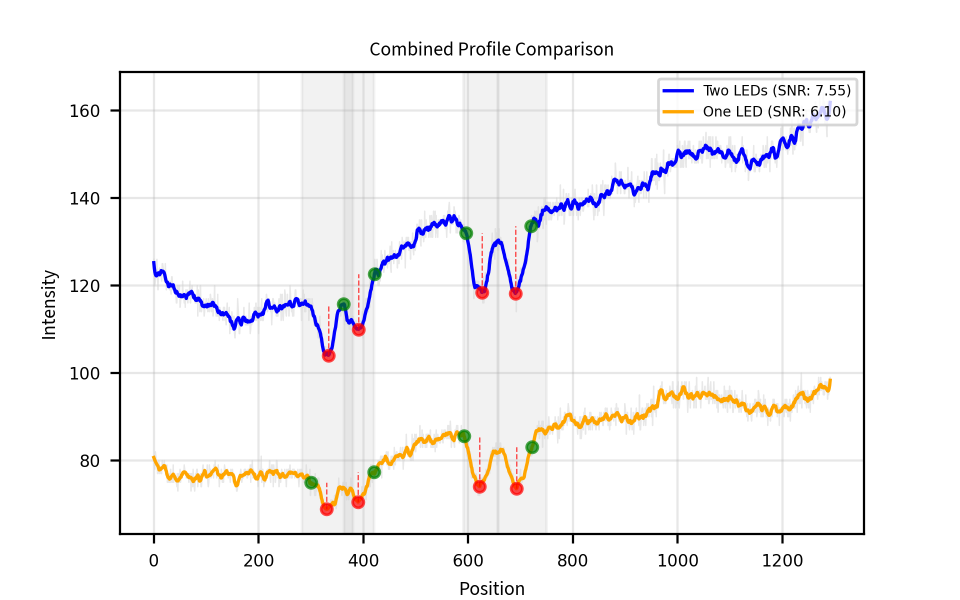
#> input picture docs/methods_plots/combined_profile_analysis.png, 1920 x 1200 px, given in place of rightpng.png, which was not available (shown at 1/2 size)
$ python compare_leds.py
#> lines starting #> are read from the running program, lines starting #| are printed output that depends on the picture; pictures that were not available may be replaced by others from this repository, and a replacement may not be noted
### src/config.py
import os
import platform
from matplotlib.font_manager import FontProperties


MANUSCRIPT_COLORS = {
    'control': '#1f77b4',
    'diabetes': '#ff7f0e',
    'hypertension': '#d62728',
    'age': '#1f77b4',
    'bp': '#2ca02c',
    'sex': '#674F92',
    'disease': '#00CED1',
}

MANUSCRIPT_PLOT_STYLE = {
    'pdf.fonttype': 42,
    'ps.fonttype': 42,
    'font.size': 10,
    'axes.titlesize': 12,
    'axes.labelsize': 10,
    'xtick.labelsize': 10,
    'ytick.labelsize': 10,
    'legend.fontsize': 8,
    'lines.linewidth': 0.5,
    'axes.linewidth': 0.5,
    'grid.linewidth': 0.3,
}

MANUSCRIPT_BOX_STYLE = {
    'figsize_single': (2.4, 2.0),
    'box_width': 0.6,
    'point_jitter_sd': 0.04,
    'point_alpha': 0.4,
    'point_size': 15,
    'point_color': 'black',
    'dpi': 300,
}


# [22 lines left out: functions apply_manuscript_plot_style, save_manuscript_figure, not called in this run]


def get_paths():
    """Get system-specific paths based on hostname.

    Returns:
        dict: Dictionary containing paths for the current system
    """
    hostname = platform.node()

    computer_paths = {
        "LAPTOP-I5KTBOR3": {
            'cap_flow': 'C:\\Users\\gt8ma\\capillary-flow',
            'downloads': 'C:\\Users\\gt8ma\\Downloads'
        },
        "Quake-Blood": {
            'cap_flow': "C:\\Users\\gt8mar\\capillary-flow",
            'downloads': 'C:\\Users\\gt8mar\\Downloads'
        },
        "Clark-": {
            'cap_flow': "C:\\Users\\ejerison\\capillary-flow",
            'downloads': 'C:\\Users\\ejerison\\Downloads'
        },
        "Clark-qua-tr-5": {
            'cap_flow': "C:\\Users\\Luke\\capillary-flow",
            'downloads': 'C:\\Users\\Luke\\Downloads'
        },
        "Olric": {
            'cap_flow': "C:\\Users\\Marcus\\capillary-flow",
            'downloads': 'C:\\Users\\Marcus\\Downloads'
        },
    }

    default_paths = {
        'cap_flow': "/hpc/projects/capillary-flow",
        'downloads': "/home/downloads"
    }

    # Determine paths based on hostname
    paths = computer_paths.get(hostname, default_paths)

    # Add derived paths
    paths['frog_dir'] = os.path.join(paths['cap_flow'], "frog")
    paths['frog_analysis'] = os.path.join(paths['frog_dir'], "radial-analysis")
    paths['frog_results'] = os.path.join(paths['frog_dir'], "results")
    paths['frog_segmented'] = os.path.join(paths['frog_dir'], "segmented")

    # Create directories if they don't exist
    for path_name, path in paths.items():
        if path_name.endswith('_analysis') or path_name.endswith('_segmented') or path_name.endswith('_results'):
            os.makedirs(path, exist_ok=True)

    return paths

# Export paths directly for easier imports
PATHS = get_paths()

# source sans loader:
def load_source_sans():
    """Load Source Sans font from downloads directory.

    Returns:
        FontProperties: Font properties for Source Sans
"""
 # Try to use Source Sans font if available, otherwise use default
    try:
        source_sans = FontProperties(fname=os.path.join(PATHS['downloads'], 'Source_Sans_3\\static\\SourceSans3-Regular.ttf'))
    except:
        print("Source Sans font not found, using default font")
        source_sans = None
    return source_sans

### src/analysis/compare_leds.py
import os
import numpy as np
from scipy.stats import pearsonr
from skimage.metrics import structural_similarity as ssim
import matplotlib.pyplot as plt
import cv2
from matplotlib.font_manager import FontProperties

# Import paths from config
from src.config import PATHS, load_source_sans

source_sans = load_source_sans()

# [1027 lines left out: functions compare_images, compare_line_profiles, calculate_image_metrics, analyze_image_quality, old_method, analyze_line_profile_quality and 3 more, not called in this run]

def calculate_valley_snr(profile1, profile2, window_size=15, names=('Two LEDs', 'One LED')):
    """
    Calculate SNR based on valley depths divided by noise, with separate plots for each profile.
    Specifically designed to find 4 valleys in the profiles and calculate their depths and SNR.

    Parameters:
    profile1, profile2 (numpy.ndarray): 1D arrays containing line profile data
    window_size (int): Size of the window for smoothing (must be odd)
    names (tuple): Names of the profiles for labeling

    Returns:
    tuple: Dictionaries containing SNR metrics for each profile
    """
    # Load font using config helper function
    source_sans = load_source_sans()

    plt.rcParams.update({
        'pdf.fonttype': 42, 'ps.fonttype': 42,
        'font.size': 7, 'axes.labelsize': 7,
        'xtick.labelsize': 6, 'ytick.labelsize': 6,
        'legend.fontsize': 5, 'lines.linewidth': 0.5
    })

    # Ensure window size is odd
    if window_size % 2 == 0:
        window_size += 1

    # Function to process a single profile
    def process_profile(profile, name):
        # Apply smoothing using Savitzky-Golay filter
        from scipy.signal import savgol_filter
        smoothed_profile = savgol_filter(profile, window_size, 3)  # window size, polynomial order

        # Calculate residuals (noise)
        residuals = profile - smoothed_profile
        noise_power = np.std(residuals)

        # Find valleys in the smoothed profile
        from scipy.signal import find_peaks

        # Invert smoothed profile for valley detection
        inverted_smoothed = np.max(smoothed_profile) - smoothed_profile

        # Define regions of interest based on looking at the profile
        # For One LED profile, we're interested in specific regions
        roi_regions = []
        if name == 'One LED':
            # Define specific regions to look for valleys based on visual inspection
            roi_regions = [(283, 380), (363, 420), (591, 657), (657, 750)]
        elif name == 'Two LEDs':
            # Define regions for the Two LEDs profile
            roi_regions = [(283, 380), (363, 420), (591, 657), (657, 750)]

        # Set parameters for valley detection
        prominence = np.std(inverted_smoothed) * 0.5  # TODO Lower prominence to catch more valleys
        width = 3  # Minimum width for valleys
        distance = 20  # Reduced distance to allow closer valleys

        # Find peaks in inverted profile (valleys in original)
        valleys, valley_properties = find_peaks(inverted_smoothed,
                                    prominence=prominence,
                                    width=width,
                                    distance=distance)

        # Use regions of interest to refine valley detection
        if roi_regions:
            roi_valleys = []

            # Find valleys in each ROI
            for start, end in roi_regions:
                # Ensure we're within valid array bounds
                start = max(0, min(start, len(smoothed_profile)-1))
                end = max(0, min(end, len(smoothed_profile)-1))

                # Get segment of inverted profile in this ROI
                roi_segment = inverted_smoothed[start:end]

                # Find local peaks within this segment
                # Use lower prominence for focused detection
                local_prominence = np.std(roi_segment) * 0.3
                local_peaks, _ = find_peaks(roi_segment,
                                          prominence=local_prominence,
                                          width=width)

                # Convert local indices to global
                local_peaks = local_peaks + start

                # If we found peaks, take the most prominent one
                if len(local_peaks) > 0:
                    # Calculate prominences for these peaks
                    local_prominences = [inverted_smoothed[i] for i in local_peaks]
                    # Take the most prominent peak in this region
                    best_peak = local_peaks[np.argmax(local_prominences)]
                    roi_valleys.append(best_peak)

            # Use ROI valleys if we found any, otherwise keep the original valleys
            if roi_valleys:
                valleys = np.array(sorted(roi_valleys))

        # If we found more or fewer than expected valleys, adjust accordingly
        if len(valleys) != 4:
            print(f"Found {len(valleys)} valleys in {name}, expected 4.")

            # If we found more valleys, keep the 4 most prominent
            if len(valleys) > 4:
                prominences = valley_properties['prominences']
                idx = np.argsort(prominences)[::-1]  # Descending order
                valleys = valleys[idx[:4]]  # Keep top 4

            # If we found fewer, we'll work with what we have

        # Calculate valley maximums (local baseline for each valley)
        valley_maxs = []
        valley_depths = []
        valley_baseline_indices = []

        for i, valley_idx in enumerate(valleys):
            # Look for local maximum before and after the valley
            # Define search regions (±30 points or until next/previous valley)
            left_limit = max(0, valley_idx - 30)
            right_limit = min(len(smoothed_profile) - 1, valley_idx + 30)

            # Adjust limits based on neighboring valleys
            if i > 0:
                prev_valley = valleys[i-1]
                left_limit = max(left_limit, (prev_valley + valley_idx) // 2)
            if i < len(valleys) - 1:
                next_valley = valleys[i+1]
                right_limit = min(right_limit, (next_valley + valley_idx) // 2)

            # Get profile segment around valley
            left_segment = smoothed_profile[left_limit:valley_idx]
            right_segment = smoothed_profile[valley_idx+1:right_limit+1]

            # Find local maximums (baseline) on left and right
            if len(left_segment) > 0:
                left_max_idx = left_limit + np.argmax(left_segment)
            else:
                left_max_idx = left_limit

            if len(right_segment) > 0:
                right_max_idx = valley_idx + 1 + np.argmax(right_segment)
            else:
                right_max_idx = right_limit

            # Use higher of the two maximums as baseline
            left_max = smoothed_profile[left_max_idx]
            right_max = smoothed_profile[right_max_idx]

            if left_max >= right_max:
                baseline_idx = left_max_idx
                baseline = left_max
            else:
                baseline_idx = right_max_idx
                baseline = right_max

            # Calculate valley depth
            valley_depth = baseline - smoothed_profile[valley_idx]

            valley_maxs.append(baseline)
            valley_depths.append(valley_depth)
            valley_baseline_indices.append(baseline_idx)

        # Calculate SNR for each valley
        valley_snrs = [depth / noise_power for depth in valley_depths]

        # Mean values
        mean_depth = np.mean(valley_depths) if valley_depths else 0
        mean_snr = np.mean(valley_snrs) if valley_snrs else 0

        # Create plot
        plt.figure(figsize=(4.8, 3.0))
        x = np.arange(len(profile))

        # Plot original and smoothed profiles
        plt.plot(x, profile, label='Original Profile', alpha=0.7, color='lightgray')
        plt.plot(x, smoothed_profile, label='Smoothed Profile', linewidth=1.5, color='blue')

        # Mark valleys
        plt.plot(valleys, smoothed_profile[valleys], 'ro', markersize=5, label='Valley Minimums')

        # Mark baseline points for each valley
        plt.plot(valley_baseline_indices, [smoothed_profile[idx] for idx in valley_baseline_indices],
                'go', markersize=5, label='Valley Baselines')

        # Draw lines showing valley depths
        for i, (valley_idx, baseline_idx) in enumerate(zip(valleys, valley_baseline_indices)):
            plt.plot([valley_idx, valley_idx],
                    [smoothed_profile[valley_idx], smoothed_profile[baseline_idx]],
                    'r--', linewidth=0.8)

            # # Add text showing SNR
            # plt.text(valley_idx, smoothed_profile[valley_idx] - 2,
            #         f"SNR: {valley_snrs[i]:.1f}", fontsize=10, ha='center',
            #         bbox=dict(facecolor='white', alpha=0.7, edgecolor='none'))

        # Highlight ROI regions
        for i, (start, end) in enumerate(roi_regions):
            if start < len(profile) and end < len(profile):
                plt.axvspan(start, end, alpha=0.1, color='gray')

        # Apply title and labels
        if source_sans:
            plt.title(f'{name} Profile: Valley Analysis', fontproperties=source_sans)
            plt.xlabel('Position', fontproperties=source_sans)
            plt.ylabel('Intensity', fontproperties=source_sans)
        else:
            plt.title(f'{name} Profile: Valley Analysis')
            plt.xlabel('Position')
            plt.ylabel('Intensity')

        plt.grid(True, alpha=0.3)
        plt.legend(loc='best')

        # Save plot
        results_path = os.path.join(PATHS['cap_flow'], 'results')
        snr_path = os.path.join(results_path, 'snr')
        os.makedirs(snr_path, exist_ok=True)
        save_path = os.path.join(snr_path, f'valley_analysis_{name.replace(" ", "_").lower()}.png')
        plt.savefig(save_path, dpi=400)
        plt.close()

        # Print results
        print(f"\n{name} Analysis Results:")
        print(f"Number of valleys detected: {len(valleys)}")
        print(f"Noise level: {noise_power:.4f}")
        print(f"Valley details:")
        for i, (idx, depth, snr) in enumerate(zip(valleys, valley_depths, valley_snrs)):
            print(f"  Valley {i+1} (at position {idx}):")
            print(f"    Depth: {depth:.4f}")
            print(f"    SNR: {snr:.2f}")
        print(f"Mean valley depth: {mean_depth:.4f}")
        print(f"Mean valley SNR: {mean_snr:.2f}")

        return {
            'Valleys': valleys.tolist(),
            'Valley_Depths': valley_depths,
            'Valley_SNRs': valley_snrs,
            'Noise_Power': noise_power,
            'Mean_Depth': mean_depth,
            'Mean_SNR': mean_snr,
            'Baseline_Indices': valley_baseline_indices,
            'Smoothed_Profile': smoothed_profile
        }

    # Process each profile
    results1 = process_profile(profile1, names[0])
    results2 = process_profile(profile2, names[1])

    return results1, results2

# [193 lines left out: functions flatten_background_and_enhance, compare_flattened_profiles, not called in this run]

def main():
    # Use paths from config
    cap_flow_path = PATHS['cap_flow']
    user_path = os.path.dirname(cap_flow_path)
    image_folder = os.path.join(user_path, 'Desktop', 'data', 'calibration', '241213_led_sides')
    image_paths = [os.path.join(image_folder, f) for f in os.listdir(image_folder)]
    # print(image_paths)
    # print(image_paths[0])
    # print(image_paths[1])
    right_image_path = os.path.join(image_folder, 'rightpng.png')
    both_image_path = os.path.join(image_folder, 'bothpng.png')
    right_image = cv2.imread(right_image_path, cv2.IMREAD_GRAYSCALE)
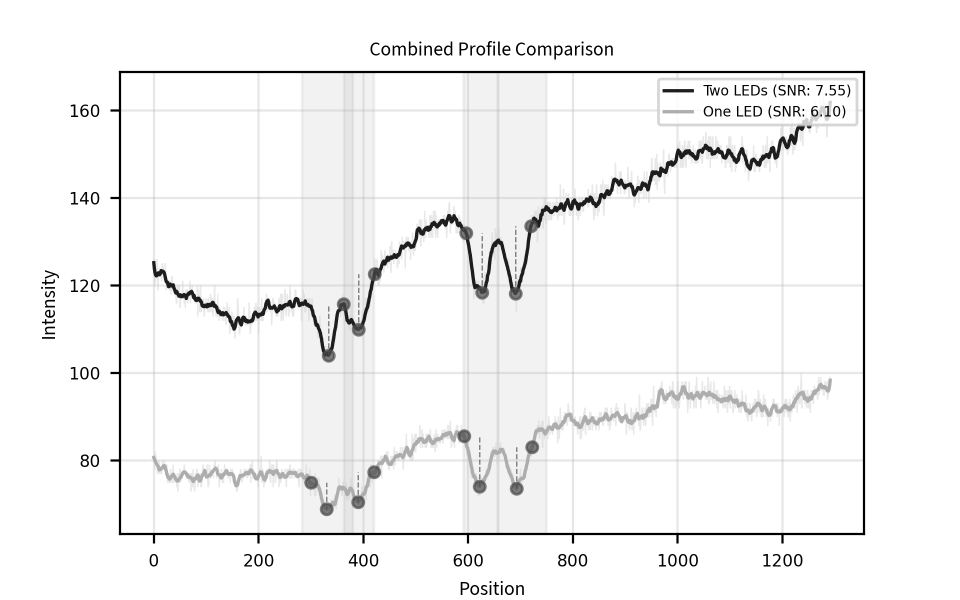
#> right_image: shape (1200, 1920) (shown at 1/2 size); min 0, max 255, mean 244.7
    both_image = cv2.imread(both_image_path, cv2.IMREAD_GRAYSCALE)
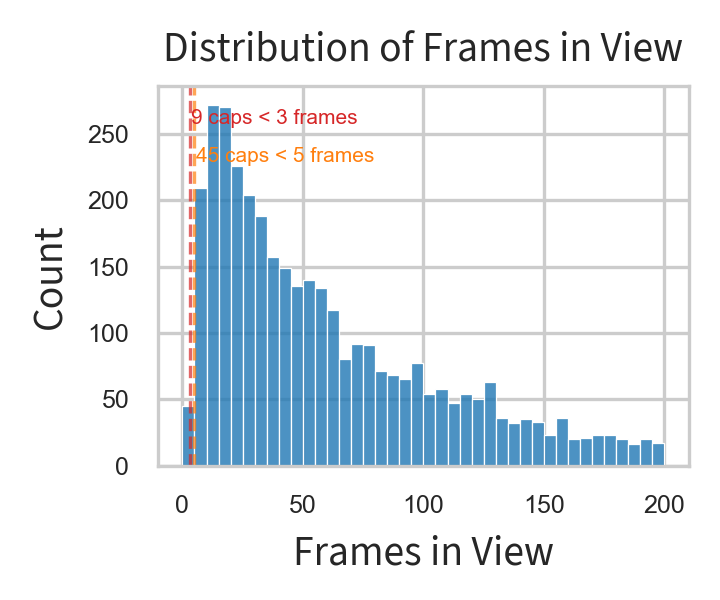
#> input picture docs/methods_plots/frames_in_view_histogram.png, 720 x 600 px, given in place of bothpng.png, which was not available
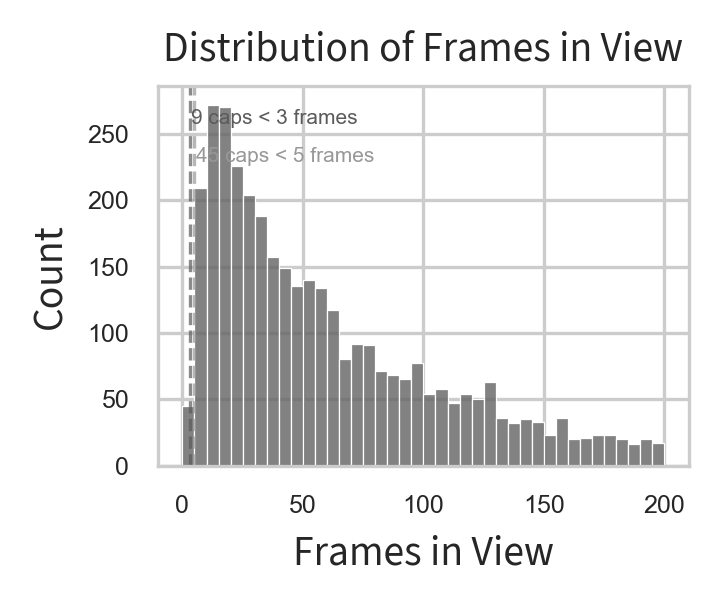
#> both_image: shape (600, 720); min 38, max 255, mean 233.6
    # [13 lines of commented-out code are left out]
    profile1 = both_image[574, 74:-74]
#> profile1 = 572 values from 255 to 255
    profile2 = right_image[634, 0:-148]
#> profile2 = 1772 values, max 255 at index 0, min 0 at index 238, mean 239.8

    # Calculate SNR using valley method - NEW ANALYSIS
    print("\n========== VALLEY-BASED SNR ANALYSIS ==========")
    valley_results1, valley_results2 = calculate_valley_snr(profile1, profile2, window_size=15)
#> in process_profile, `smoothed_profile = savgol_filter(profile, window_size, 3)`: smoothed_profile = 572 values, max 255 at index 7, min 255 at index 0, mean 255
#> in process_profile, `residuals = profile - smoothed_profile`: residuals = 572 values, max 0 at index 0, min -1.76e-12 at index 7, mean -1.72e-12
#> in process_profile, `noise_power = np.std(residuals)`: noise_power = 2.6e-13
#> in process_profile, `inverted_smoothed = np.max(smoothed_profile) - smoothed_profile`: inverted_smoothed = 572 values, max 1.76e-12 at index 0, min 0 at index 7, mean 4.12e-14
#> in process_profile, `prominence = np.std(inverted_smoothed) * 0.5`: prominence = 1.3e-13
#> in process_profile, `valleys, valley_properties = find_peaks(inverted_smoothed, prominence=..`: valleys = empty array; valley_properties = {'prominences': empty array, 'left_bases': empty array, 'right_bases': empty array, 'widths': empty array, 'width_heights': empty array, 'left_ips': empty array, 'right_ips': empty array}
#> the loop in process_profile, `for start, end in roi_regions: # Ensure we're within valid array bounds` made 4 passes
#> (start, end, local_prominence) on passes 1 to 4: (283, 380, 0), (363, 420, 0), (571, 571, nan), (571, 571, nan)
#> after the loop in process_profile, `for start, end in roi_regions:`: roi_valleys = []
#| Found 0 valleys in Two LEDs, expected 4.
#> in process_profile, `mean_depth = np.mean(valley_depths) if valley_depths else 0`: mean_depth = 0
#> in process_profile, `x = np.arange(len(profile))`: x = 572 values from 0 to 571

    # Print results for valley analysis
    print(valley_results1)
    print(valley_results2)


    # [188 lines of commented-out code are left out]

if __name__ == '__main__':
#> (the run stopped early here; a loop or call above may not have finished)
